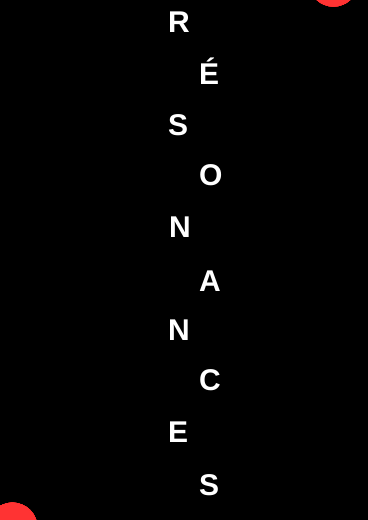
Frame 1 (no input)
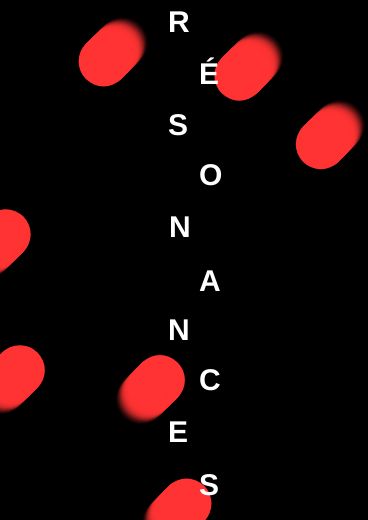
Frame 60 (no input)
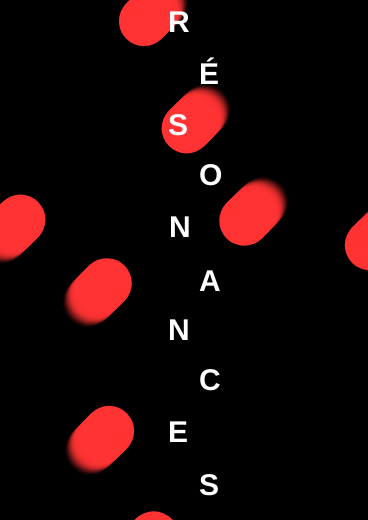
Frame 120 (the mouse pressed at the canvas centre since frame 60)

The p5.js sketch that drew these frames (run headless with seeded random() and noise() and a simulated clock; from frame 60 on, the mouse is pressed at the canvas centre):

// p5.js sketch
// ── sketch.js
var ball_up = [];
var ball_down = [];

var diferentX_Up = -140;
var diferentY_Up = 380;

var diferentX_Down = 260;
var diferentY_Down = -95;

function setup() {
  createCanvas(368, 520);
}

function draw() {
  background(0);
  scene1();
  scene2();
}

function mousePressed() {
    ball_up.splice(0, ball_up.length);
    ball_down.splice(0, ball_down.length);
    scene1();
    ball_up=[];
    ball_down=[];
    diferentX_Up = -140;
    diferentY_Up = 380;
    diferentY_Down = 260;
    diferentY_Down = -95;
}

function deviceShaken(){
  ball_up.splice(0, ball_up.length);
    ball_down.splice(0, ball_down.length);
    scene1();
    ball_up=[];
    ball_down=[];
    r = -140;
    t = 380;
    u = 260;
    l = -95;
}
// ── ball.js
var Ball = function(x, y, speed, z) {
    this.x = x;
    this.y = y;
    this.speed = speed;
    this.z = z;

    this.show = function() {
        noStroke();
        fill(255, 51, 51, this.z);
        ellipse(this.x, this.y, 50, 50);
      };
    this.moveUp = function() {
        this.x = this.x + (speed);
        this.y = this.y - (speed);
      };
    this.moveDown = function() {
        this.x = this.x - (speed);
        this.y = this.y + (speed);
      };
    };
// ── functionsBalls.js
var createBall = function(arrayBalls, numBalls, subBalls, alphaColor, x, y){
  if (arrayBalls.length < 1){
    for(var i = 0; i<numBalls; i++){
      var velocity=random(1, 3);
      arrayBalls[i]=[];
      for(var z = 0; z < subBalls; z++){
        var velocityBall = velocity-(0.02*z);
        arrayBalls[i][z] = new Ball(x, y, velocityBall, trans);
        trans=trans-alphaColor;
      }
      trans = 255;
      x=x+75;
      y=y+75;
    }
  }
}

var moveShowBalls = function(numBalls, subBalls){
  for(var j = 0; j < numBalls; j++){
    for(var c=0; c < subBalls; c++){
      if (numBalls==4){
        ball_up[j][c].moveUp();
        ball_up[j][c].show();
      }
      else{
        ball_down[j][c].moveDown();
        ball_down[j][c].show();
      }
    }
  }
}

var renovateBall = function(){
  
}
// ── letters.js
//Posicions de les paraules laterals
var i = -55;
var j = 423;

var scene3 = function() {
  textSize(8);
  textFont(fontSemi);
  textStyle(BOLD);
  textAlign(LEFT);
  fill(255, 51, 51);

  //Paraules de l'esquerra
  i = i+0.5;
  if(i <= 10){
    text("ELECTRONIC", i, 20);
    text("MUSIC", i, 30);
    text("FESTIVAL", i, 40);
    text("#7", i, 50);
  }
  else{
    text("ELECTRONIC", 10, 20);
    text("MUSIC", 10, 30);
    text("FESTIVAL", 10, 40);
    text("#7", 10, 50);
  }
  
  //Paraules de la dreta
  textAlign(RIGHT);
  j = j-0.5;
  if(j >= 358){
    text("DIJON", j, 480);
  text("DU 07 AU I0", j, 490);
  text("NOVEMBER", j, 500);
  text("2013", j, 510);
  }
  else{
    text("DIJON", 358, 480);
  text("DU 07 AU I0", 358, 490);
  text("NOVEMBER", 358, 500);
  text("2013", 358, 510);
  }
}
// ── moveBalls.js
var trans = 255;

var scene1 = function(){
  //Creació boles que pujen 
  createBall(ball_up, 4, 51, 15, diferentX_Up, diferentY_Up);
  moveShowBalls(4, 51);
  
  //Creació boles que baixen
  createBall(ball_down, 5, 51, 15, diferentX_Down, diferentY_Down);
  moveShowBalls(5, 51);
  
  //Renovar boles que han sortit de la pantalla
  for(var a = 0; a < ball_up.length; a++){
    if(ball_up[a][0].x > 368){
      renovateBall();
    }
  }
  
/*
  
  if(ball_down[0][50].y>345){
      var velocityDown0 = random(1, 3);
      for(var qa = 0; qa < 51; qa++){
        ball_down[0][qa] = new Ball(268, -102, velocityDown0-(0.015*qa), transDown0);
        transDown0=transDown0-5;
        ball_down[0][qa].moveDown();
        ball_down[0][qa].show();
      }
      transDown0 = 255;
  }
  
  if(ball_down[2][50].y>495){
      var velocityDown1 = random(1, 3);
      for(var qb = 0; qb < 51; qb++){
        ball_down[0][qb] = new Ball(393, 23, velocityDown1-(0.015*qb), transDown2);
        transDown2=transDown2-5;
      }
      transDown2 = 255;
  }
  
  if(ball_down[4][50].y>620){
      var velocityDown2 = random(1, 3);
      for(var qc = 0; qc < 51; qc++){
        ball_down[0][qc] = new Ball(543, 173, velocityDown2-(0.015*qc), transDown4);
        transDown4=transDown4-5;
      }
      transDown4 = 255;
  }
  
  for(var j = 0; j<4; j++){
    for(var c=0; c < 17; c++){
      ball_up[j][c].moveUp();
      ball_up[j][c].show();
    }
  }
  
  for(var m = 0; m<5; m++){
    for(var b=0; b < 51; b++){
      ball_down[m][b].moveDown();
      ball_down[m][b].show();
    }
  }
  */
};
// ── title.js
var scene2 = function(){
  textSize(30);
  textStyle(BOLD);
  fill(255);
  
  text("R", 168, 32)
  text("É", 199, 84)
  text("S", 168, 135)
  text("O", 199, 185)
  text("N", 169, 237)
  text("A", 199, 291)
  text("N", 168, 340)
  text("C", 199, 390)
  text("E", 168, 442)
  text("S", 199, 495)
}
